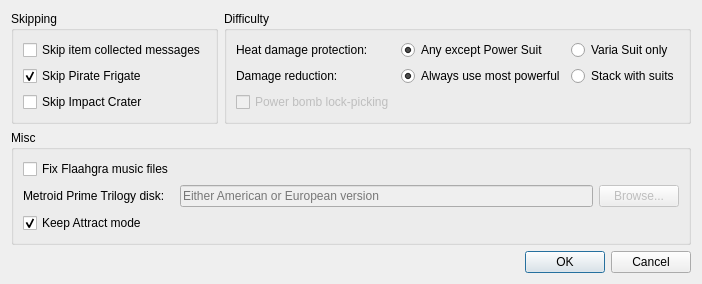
<?xml version="1.0" encoding="UTF-8"?>
<ui version="4.0">
 <class>PatchSettingsPanel</class>
 <widget class="QDialog" name="PatchSettingsPanel">
  <property name="windowModality">
   <enum>Qt::WindowModal</enum>
  </property>
  <property name="geometry">
   <rect>
    <x>0</x>
    <y>0</y>
    <width>652</width>
    <height>282</height>
   </rect>
  </property>
  <property name="windowTitle">
   <string>Patches configuration</string>
  </property>
  <property name="locale">
   <locale language="English" country="UnitedStates"/>
  </property>
  <property name="modal">
   <bool>true</bool>
  </property>
  <layout class="QVBoxLayout" name="verticalLayout">
   <item>
    <layout class="QHBoxLayout" name="horizontalLayout">
     <item>
      <widget class="QGroupBox" name="groupBox_2">
       <property name="title">
        <string>Skipping</string>
       </property>
       <layout class="QVBoxLayout" name="verticalLayout_2">
        <item>
         <widget class="QCheckBox" name="checkBox_skiphudmemos">
          <property name="toolTip">
           <string>This will make the game not pause when you collect an upgrade or expansion</string>
          </property>
          <property name="text">
           <string extracomment="To skip showing a message that displays &quot;you've collected an item!&quot;">Skip item collected messages</string>
          </property>
         </widget>
        </item>
        <item>
         <widget class="QCheckBox" name="checkBox_skipfrigate">
          <property name="text">
           <string>Skip Pirate Frigate</string>
          </property>
          <property name="checked">
           <bool>true</bool>
          </property>
         </widget>
        </item>
        <item>
         <widget class="QCheckBox" name="checkBox_skipcrater">
          <property name="text">
           <string>Skip Impact Crater</string>
          </property>
         </widget>
        </item>
       </layout>
      </widget>
     </item>
     <item>
      <widget class="QGroupBox" name="groupBox">
       <property name="title">
        <string>Difficulty</string>
       </property>
       <layout class="QGridLayout" name="gridLayout">
        <item row="1" column="2">
         <widget class="QRadioButton" name="radioStackProtection">
          <property name="toolTip">
           <string>Combine the obtained suits' defenses</string>
          </property>
          <property name="text">
           <string extracomment="The individual protection given by all the suits is combined">Stack with suits</string>
          </property>
          <property name="autoExclusive">
           <bool>false</bool>
          </property>
         </widget>
        </item>
        <item row="0" column="0">
         <widget class="QLabel" name="label">
          <property name="text">
           <string extracomment="Protection against extreme heat">Heat damage protection:</string>
          </property>
         </widget>
        </item>
        <item row="1" column="0">
         <widget class="QLabel" name="label_2">
          <property name="text">
           <string extracomment="Stronger suits will have better defenses and thus cause a reduction in taken damage">Damage reduction:</string>
          </property>
         </widget>
        </item>
        <item row="1" column="1">
         <widget class="QRadioButton" name="radioStaggerProtection">
          <property name="toolTip">
           <string>Use the total damage reduction when you normally get the suits in sequence</string>
          </property>
          <property name="text">
           <string extracomment="Always use the most resilient/powerful suit">Always use most powerful</string>
          </property>
          <property name="checked">
           <bool>true</bool>
          </property>
          <property name="autoExclusive">
           <bool>false</bool>
          </property>
         </widget>
        </item>
        <item row="0" column="1">
         <widget class="QRadioButton" name="radioHeatDamageAny">
          <property name="text">
           <string>Any except Power Suit</string>
          </property>
          <property name="checked">
           <bool>true</bool>
          </property>
          <property name="autoExclusive">
           <bool>false</bool>
          </property>
         </widget>
        </item>
        <item row="0" column="2">
         <widget class="QRadioButton" name="radioHeatDamageVaria">
          <property name="text">
           <string>Varia Suit only</string>
          </property>
          <property name="autoExclusive">
           <bool>false</bool>
          </property>
         </widget>
        </item>
        <item row="2" column="0">
         <widget class="QCheckBox" name="checkBox_bomblockpick">
          <property name="enabled">
           <bool>false</bool>
          </property>
          <property name="text">
           <string extracomment="This means to enable using the Power bomb as a tool to force a door to open regardless of its color">Power bomb lock-picking</string>
          </property>
         </widget>
        </item>
       </layout>
      </widget>
     </item>
    </layout>
   </item>
   <item>
    <widget class="QGroupBox" name="groupBox_3">
     <property name="title">
      <string>Misc</string>
     </property>
     <layout class="QGridLayout" name="gridLayout_2">
      <item row="0" column="0">
       <widget class="QCheckBox" name="checkBox_fixflaaghra">
        <property name="text">
         <string extracomment="Either &quot;to fix broken music files&quot; or &quot;to use the full version of Flaahgra's song&quot;">Fix Flaahgra music files</string>
        </property>
       </widget>
      </item>
      <item row="1" column="0">
       <widget class="QLabel" name="label_3">
        <property name="text">
         <string extracomment="Where is the Metroid Prime Trilogy disk?">Metroid Prime Trilogy disk:</string>
        </property>
       </widget>
      </item>
      <item row="1" column="1">
       <widget class="QLineEdit" name="lineFlaaghra">
        <property name="enabled">
         <bool>false</bool>
        </property>
        <property name="placeholderText">
         <string>Either American or European version</string>
        </property>
       </widget>
      </item>
      <item row="1" column="2">
       <widget class="QPushButton" name="browseButton">
        <property name="enabled">
         <bool>false</bool>
        </property>
        <property name="text">
         <string>Browse...</string>
        </property>
       </widget>
      </item>
      <item row="2" column="0">
       <widget class="QCheckBox" name="checkBox_keepattractmode">
        <property name="text">
         <string extracomment="To keep a series of videos that can be seen in the title screen after not pressing anything for a while.">Keep Attract mode</string>
        </property>
        <property name="checked">
         <bool>true</bool>
        </property>
       </widget>
      </item>
     </layout>
    </widget>
   </item>
   <item>
    <widget class="QDialogButtonBox" name="buttonBox">
     <property name="orientation">
      <enum>Qt::Horizontal</enum>
     </property>
     <property name="standardButtons">
      <set>QDialogButtonBox::Cancel|QDialogButtonBox::Ok</set>
     </property>
    </widget>
   </item>
  </layout>
 </widget>
 <resources/>
 <connections>
  <connection>
   <sender>buttonBox</sender>
   <signal>accepted()</signal>
   <receiver>PatchSettingsPanel</receiver>
   <slot>accept()</slot>
   <hints>
    <hint type="sourcelabel">
     <x>236</x>
     <y>251</y>
    </hint>
    <hint type="destinationlabel">
     <x>157</x>
     <y>274</y>
    </hint>
   </hints>
  </connection>
  <connection>
   <sender>buttonBox</sender>
   <signal>rejected()</signal>
   <receiver>PatchSettingsPanel</receiver>
   <slot>reject()</slot>
   <hints>
    <hint type="sourcelabel">
     <x>304</x>
     <y>251</y>
    </hint>
    <hint type="destinationlabel">
     <x>286</x>
     <y>274</y>
    </hint>
   </hints>
  </connection>
 </connections>
</ui>
